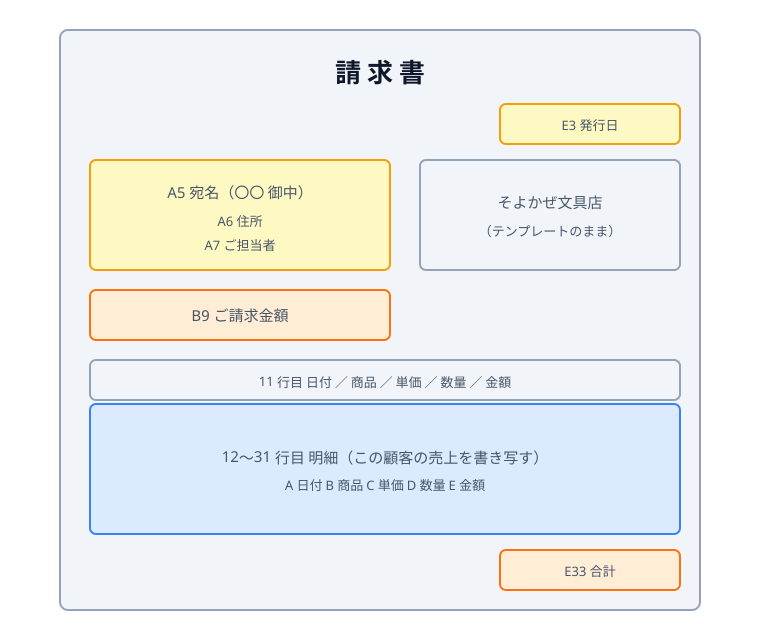

This figure's Python source:
"""第5章: 請求書テンプレートのセル配置。どのセルに何を書くか（PART-WHOLE）。"""
import sys
sys.path.insert(0, "/Users/seekseep/.claude/skills/genfig")
from genfig import Canvas

c = Canvas(760, 640)
c.sticky(60, 30, 640, 580, color="gray", weight="thin", rx=8)
c.text(380, 82, "請 求 書", scale="title")

c.sticky(500, 104, 180, 40, color="yellow", rx=6, weight="thin")
c.text(590, 130, "E3  発行日", scale="caption")

c.sticky(90, 160, 300, 110, color="yellow", rx=6, weight="thin")
c.text(240, 198, "A5  宛名（〇〇 御中）", scale="body")
c.text(240, 226, "A6  住所", scale="caption")
c.text(240, 250, "A7  ご担当者", scale="caption")

c.sticky(420, 160, 260, 110, color="gray", rx=6, weight="thin")
c.text(550, 208, "そよかぜ文具店", scale="body")
c.text(550, 236, "（テンプレートのまま）", scale="caption")

c.sticky(90, 290, 300, 50, color="orange", rx=6, weight="thin")
c.text(240, 321, "B9  ご請求金額", scale="body")

c.sticky(90, 360, 590, 40, color="gray", rx=6, weight="thin")
c.text(385, 386, "11 行目  日付 ／ 商品 ／ 単価 ／ 数量 ／ 金額", scale="caption")
c.sticky(90, 404, 590, 130, color="blue", rx=6, weight="thin")
c.text(385, 462, "12〜31 行目  明細（この顧客の売上を書き写す）", scale="body")
c.text(385, 490, "A 日付  B 商品  C 単価  D 数量  E 金額", scale="caption")

c.sticky(500, 550, 180, 40, color="orange", rx=6, weight="thin")
c.text(590, 576, "E33  合計", scale="caption")
c.save("01-template.svg")
